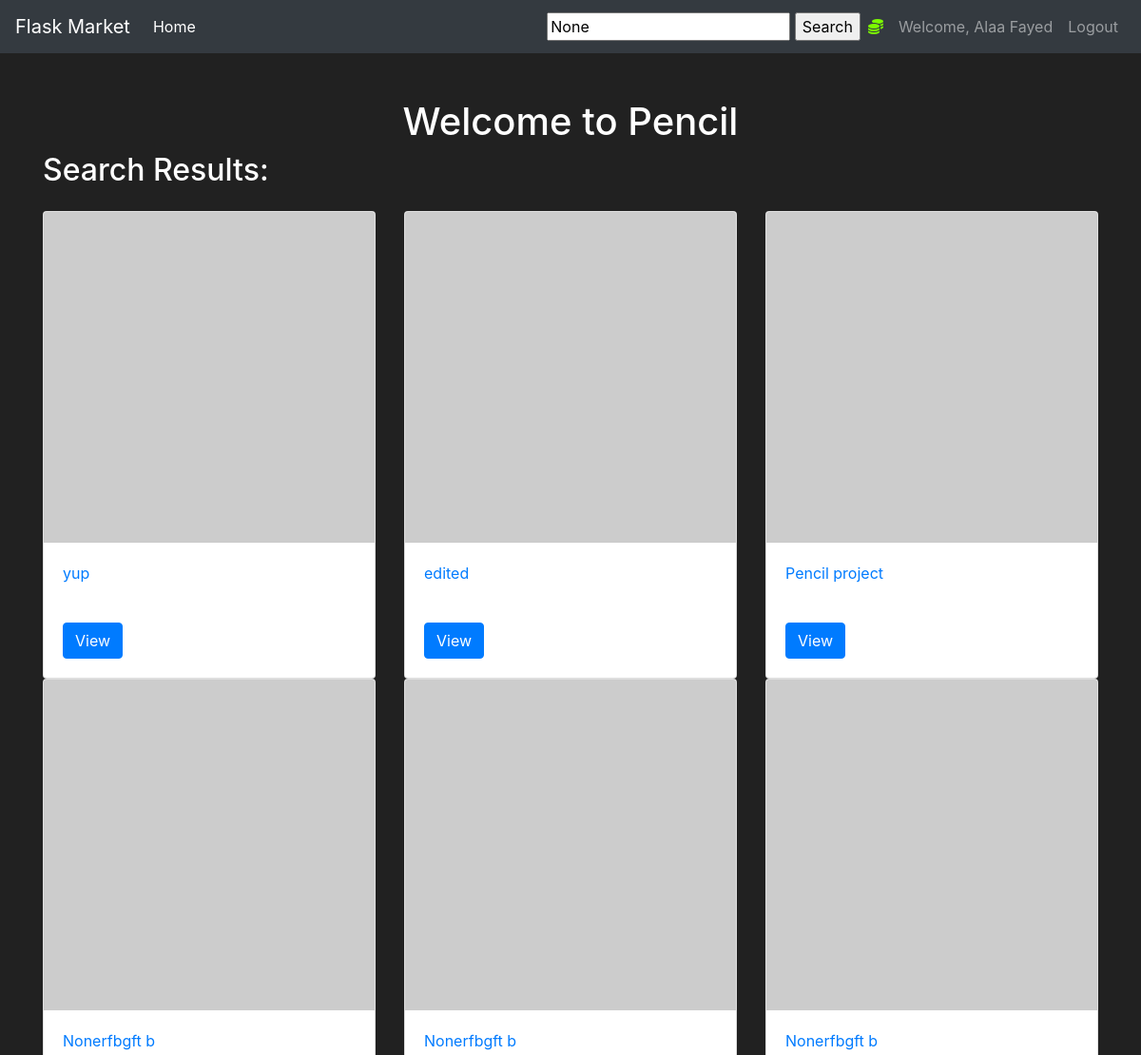
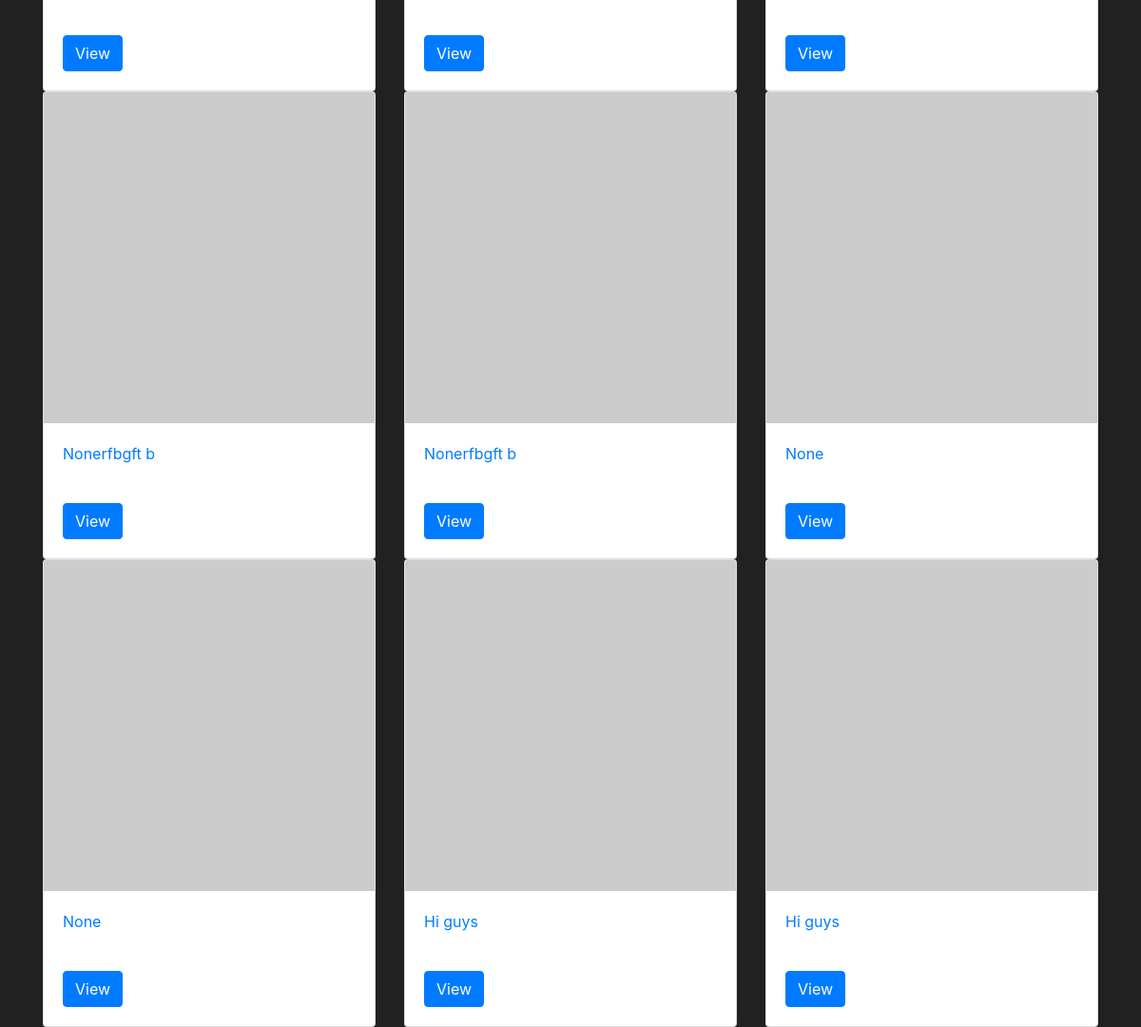
The page /home (signed in) on the database as committed earlier (2 pictures, top to bottom).
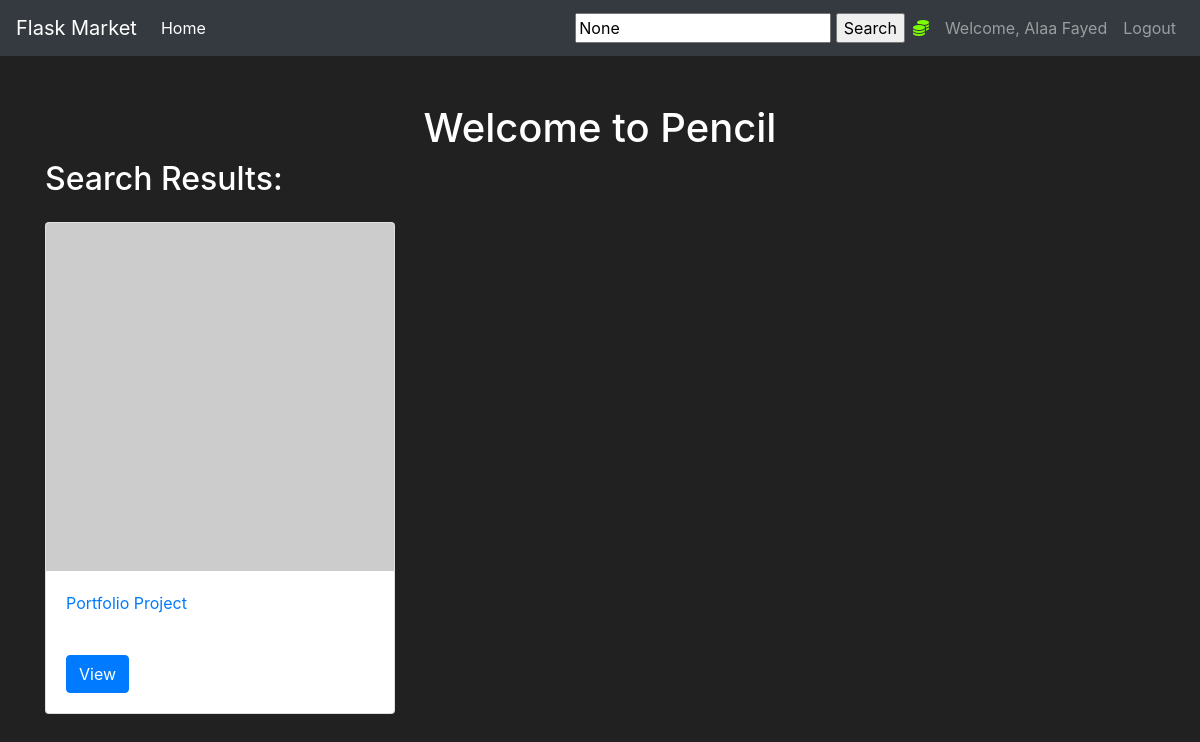
The same page on the database as committed later.
### pencil/models.py (models this page shows, shortened)
class User(db.Model, UserMixin):
    id  = db.Column(db.Integer(), primary_key=True, nullable=False)
    username = db.Column(db.String(length=30), nullable=False, unique=True)
    email = db.Column(db.String(length=50), nullable=False, unique=True)
    password_hash = db.Column(db.String(length=100), nullable=False)
    posts = db.relationship("Post", backref="owned_user", lazy=True)
    comments = db.relationship("Comment", backref="owned_commentator", lazy=True)
    replies = db.relationship("ReplyComment", backref="owned_responder", lazy=True)
    archives = db.relationship("Post", secondary="saved_blogs", backref="user")
    profile = db.relationship("Profile", back_populates="users", uselist=False)
    @property
    def password(self):
        return self.password

class Post(db.Model):
    id  = db.Column(db.Integer(), primary_key=True, nullable=False)
    title = db.Column(db.String(length=50), nullable=False)
    content = db.Column(db.Text(), nullable=False)
    publication_date = db.Column(db.DateTime, default=datetime.utcnow())
    modification_date = db.Column(db.DateTime, default=datetime.utcnow())
    owner = db.Column(db.Integer(), db.ForeignKey("user.id"))
    commentators = db.relationship("Comment", backref="owned_commentators", lazy=True)

### pencil/routes.py (the view, shortened to what this page needs)
@app.route("/")
@app.route("/home", methods=["GET", "POST"])
@login_required
def home_page():
    search_form = SearchForm()
    search_results = []
    posts = Post.query.order_by(Post.title.desc()).limit(20).all()
    return render_template("home.html", posts=posts, search_form=search_form, search_results=search_results)

### pencil/forms.py
class SearchForm(FlaskForm):
    input_search = StringField(label="Search", validators=[Length(max=100), DataRequired()])

### pencil/models.py (called while the page is built)
@login_manager.user_loader
def load_user(user_id):
    return User.query.get(int(user_id))

### pencil/templates/home.html (shortened to what this page needs)
{% extends 'base.html' %}
{% block content %}
<body>
    <div class="container mt-5">
        <h1 class="text-center">Welcome to Pencil</h1>
        <h2 class="text">Search Results:</h2>
        <div class="row mt-4">
            {% if search_results %}
                {% for post in search_results %}
                <div class="col-md-4">
                    <div class="card">
                        <img src="https://via.placeholder.com/150" class="card-img-top" alt="{{ post.title }}">
                        <div class="card-body">
                            <a href="{{ url_for('blog_page', post_id=post.id) }}">{{ post.title }}</a>
                        </div>
                        <div class="card-body">
                            <a href="{{ url_for('blog_page', post_id=post.id) }}" class="btn btn-primary">View</a>
                        </div>
                    </div>
                </div>
                {% endfor %}
            {% else %}
                {% for post in posts %}
                <div class="col-md-4">
                    <div class="card">
                        <img src="https://via.placeholder.com/150" class="card-img-top" alt="{{ post.title }}">
                        <div class="card-body">
                            <a href="{{ url_for('blog_page', post_id=post.id) }}">{{ post.title }}</a>
                        </div>
                        <div class="card-body">
                            <a href="{{ url_for('blog_page', post_id=post.id) }}" class="btn btn-primary">View</a>
                        </div>
                    </div>
                </div>
                {% endfor %}
            {% endif %}
        </div>
    </div>
</body>
{% endblock %}

### pencil/templates/base.html (shortened to what this page needs)
<!doctype html>
<html lang="en">
   <head>
      <link rel="stylesheet" href="https://cdn.jsdelivr.net/npm/bootstrap@4.5.3/dist/css/bootstrap.min.css">
   </head>
   <body>
    <nav class="navbar navbar-expand-md navbar-dark bg-dark">
      <a class="navbar-brand" href="#">Flask Market</a>
      <div class="collapse navbar-collapse" id="navbarNav">
        <ul class="navbar-nav mr-auto">
            <li class="nav-item active">
                <a class="nav-link" href="{{ url_for('home_page') }}">Home <span class="sr-only">(current)</span></a>
            </li>
        </ul>
        <form method="POST" action="{{ url_for('home_page') }}">
            {% if search_form %}
                <input type="text" name="input_search" placeholder="Search..." value="{{ search_form.input_search.data }}">
                <input type="submit" value="Search">
            {% endif %}
        </form>
          {% if current_user.is_authenticated %}
            <ul class="navbar-nav">
                <li class="nav-item">
                    <a class="nav-link" style="color: lawngreen; font-weight: bold">
                        <i class="fas fa-coins"></i>
                    </a>
                </li>
                <li class="nav-item">
                    <a class="nav-link">Welcome, {{ current_user.username }}</a>
                </li>
                <li class="nav-item">
                    <a class="nav-link" href="{{ url_for('logout_page') }}">Logout</a>
                </li>
            </ul>
          {% endif %}
      </div>
    </nav>
      {% block content %}
      {% endblock %}
   </body>
</html>

### pencil/templates/base.html (style rules this page uses)
body { background-color: #212121; color: white }

Rows that differ between the two databases and show on the page:
removed Post: title "yup"
removed Post: title "edited"
removed Post: title "Pencil project"
removed Post: title "Nonerfbgft b"
removed Post: title "Nonerfbgft b"
removed Post: title "Nonerfbgft b"
removed Post: title "Nonerfbgft b"
removed Post: title "Nonerfbgft b"
removed Post: title "None"
removed Post: title "None"
removed Post: title "Hi guys"
removed Post: title "Hi guys"
added Post: title "Portfolio Project"
